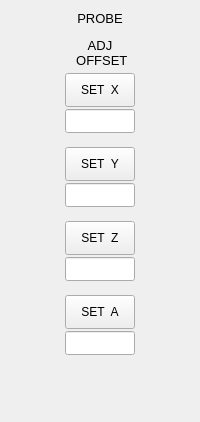
          <widget class="QWidget" name="widget_offsets" native="true">
           <property name="maximumSize">
            <size>
             <width>16777215</width>
             <height>16777215</height>
            </size>
           </property>
           <layout class="QHBoxLayout" name="horizontalLayout_28">
            <property name="spacing">
             <number>4</number>
            </property>
            <property name="leftMargin">
             <number>0</number>
            </property>
            <property name="topMargin">
             <number>4</number>
            </property>
            <property name="rightMargin">
             <number>0</number>
            </property>
            <property name="bottomMargin">
             <number>0</number>
            </property>
            <item>
             <widget class="QWidget" name="widget_adjust" native="true">
              <property name="maximumSize">
               <size>
                <width>16777215</width>
                <height>16777215</height>
               </size>
              </property>
              <layout class="QGridLayout" name="gridLayout_6">
               <property name="leftMargin">
                <number>0</number>
               </property>
               <property name="topMargin">
                <number>2</number>
               </property>
               <property name="rightMargin">
                <number>0</number>
               </property>
               <property name="bottomMargin">
                <number>0</number>
               </property>
               <property name="spacing">
                <number>2</number>
               </property>
               <item row="2" column="0">
                <widget class="QLabel" name="label_adjust">
                 <property name="minimumSize">
                  <size>
                   <width>0</width>
                   <height>37</height>
                  </size>
                 </property>
                 <property name="maximumSize">
                  <size>
                   <width>70</width>
                   <height>60</height>
                  </size>
                 </property>
                 <property name="font">
                  <font>
                   <pointsize>10</pointsize>
                   <weight>50</weight>
                   <bold>false</bold>
                  </font>
                 </property>
                 <property name="frameShape">
                  <enum>QFrame::NoFrame</enum>
                 </property>
                 <property name="frameShadow">
                  <enum>QFrame::Plain</enum>
                 </property>
                 <property name="text">
                  <string>ADJ
 OFFSET</string>
                 </property>
                 <property name="alignment">
                  <set>Qt::AlignCenter</set>
                 </property>
                 <property name="margin">
                  <number>4</number>
                 </property>
                </widget>
               </item>
               <item row="4" column="0">
                <widget class="QWidget" name="widget_y_offset" native="true">
                 <layout class="QVBoxLayout" name="verticalLayout_9">
                  <property name="spacing">
                   <number>2</number>
                  </property>
                  <property name="leftMargin">
                   <number>0</number>
                  </property>
                  <property name="topMargin">
                   <number>0</number>
                  </property>
                  <property name="rightMargin">
                   <number>0</number>
                  </property>
                  <property name="bottomMargin">
                   <number>12</number>
                  </property>
                  <item>
                   <widget class="PushButton" name="pbtn_set_y">
                    <property name="sizePolicy">
                     <sizepolicy hsizetype="Preferred" vsizetype="Preferred">
                      <horstretch>0</horstretch>
                      <verstretch>0</verstretch>
                     </sizepolicy>
                    </property>
                    <property name="minimumSize">
                     <size>
                      <width>70</width>
                      <height>34</height>
                     </size>
                    </property>
                    <property name="maximumSize">
                     <size>
                      <width>50</width>
                      <height>40</height>
                     </size>
                    </property>
                    <property name="toolTip">
                     <string>Set Y axis to offset value</string>
                    </property>
                    <property name="text">
                     <string>SET  Y</string>
                    </property>
                    <property name="checkable">
                     <bool>false</bool>
                    </property>
                    <property name="checked">
                     <bool>false</bool>
                    </property>
                    <property name="indicator_option" stdset="0">
                     <bool>false</bool>
                    </property>
                   </widget>
                  </item>
                  <item>
                   <widget class="QLineEdit" name="input_adj_y">
                    <property name="sizePolicy">
                     <sizepolicy hsizetype="Preferred" vsizetype="Preferred">
                      <horstretch>0</horstretch>
                      <verstretch>0</verstretch>
                     </sizepolicy>
                    </property>
                    <property name="minimumSize">
                     <size>
                      <width>70</width>
                      <height>24</height>
                     </size>
                    </property>
                    <property name="maximumSize">
                     <size>
                      <width>70</width>
                      <height>24</height>
                     </size>
                    </property>
                    <property name="font">
                     <font>
                      <pointsize>10</pointsize>
                     </font>
                    </property>
                    <property name="cursor">
                     <cursorShape>IBeamCursor</cursorShape>
                    </property>
                    <property name="text">
                     <string/>
                    </property>
                    <property name="maxLength">
                     <number>7</number>
                    </property>
                    <property name="frame">
                     <bool>true</bool>
                    </property>
                    <property name="alignment">
                     <set>Qt::AlignCenter</set>
                    </property>
                   </widget>
                  </item>
                 </layout>
                </widget>
               </item>
               <item row="3" column="0">
                <widget class="QWidget" name="widget_x_offset" native="true">
                 <layout class="QVBoxLayout" name="verticalLayout_5">
                  <property name="spacing">
                   <number>2</number>
                  </property>
                  <property name="leftMargin">
                   <number>0</number>
                  </property>
                  <property name="topMargin">
                   <number>0</number>
                  </property>
                  <property name="rightMargin">
                   <number>0</number>
                  </property>
                  <property name="bottomMargin">
                   <number>12</number>
                  </property>
                  <item>
                   <widget class="PushButton" name="pbtn_set_x">
                    <property name="sizePolicy">
                     <sizepolicy hsizetype="Preferred" vsizetype="Preferred">
                      <horstretch>0</horstretch>
                      <verstretch>0</verstretch>
                     </sizepolicy>
                    </property>
                    <property name="minimumSize">
                     <size>
                      <width>70</width>
                      <height>34</height>
                     </size>
                    </property>
                    <property name="maximumSize">
                     <size>
                      <width>50</width>
                      <height>40</height>
                     </size>
                    </property>
                    <property name="toolTip">
                     <string>Set X axis to offset value</string>
                    </property>
                    <property name="text">
                     <string>SET  X</string>
                    </property>
                    <property name="checkable">
                     <bool>false</bool>
                    </property>
                    <property name="checked">
                     <bool>false</bool>
                    </property>
                    <property name="indicator_option" stdset="0">
                     <bool>false</bool>
                    </property>
                   </widget>
                  </item>
                  <item>
                   <widget class="QLineEdit" name="input_adj_x">
                    <property name="sizePolicy">
                     <sizepolicy hsizetype="Preferred" vsizetype="Preferred">
                      <horstretch>0</horstretch>
                      <verstretch>0</verstretch>
                     </sizepolicy>
                    </property>
                    <property name="minimumSize">
                     <size>
                      <width>70</width>
                      <height>24</height>
                     </size>
                    </property>
                    <property name="maximumSize">
                     <size>
                      <width>70</width>
                      <height>24</height>
                     </size>
                    </property>
                    <property name="font">
                     <font>
                      <pointsize>10</pointsize>
                     </font>
                    </property>
                    <property name="cursor">
                     <cursorShape>IBeamCursor</cursorShape>
                    </property>
                    <property name="autoFillBackground">
                     <bool>false</bool>
                    </property>
                    <property name="text">
                     <string/>
                    </property>
                    <property name="maxLength">
                     <number>7</number>
                    </property>
                    <property name="frame">
                     <bool>true</bool>
                    </property>
                    <property name="cursorPosition">
                     <number>0</number>
                    </property>
                    <property name="alignment">
                     <set>Qt::AlignCenter</set>
                    </property>
                   </widget>
                  </item>
                 </layout>
                </widget>
               </item>
               <item row="7" column="0">
                <spacer name="verticalSpacer_2">
                 <property name="orientation">
                  <enum>Qt::Vertical</enum>
                 </property>
                 <property name="sizeType">
                  <enum>QSizePolicy::Expanding</enum>
                 </property>
                 <property name="sizeHint" stdset="0">
                  <size>
                   <width>20</width>
                   <height>55</height>
                  </size>
                 </property>
                </spacer>
               </item>
               <item row="5" column="0">
                <widget class="QWidget" name="widget_z_offset" native="true">
                 <layout class="QVBoxLayout" name="verticalLayout_11">
                  <property name="spacing">
                   <number>2</number>
                  </property>
                  <property name="leftMargin">
                   <number>0</number>
                  </property>
                  <property name="topMargin">
                   <number>0</number>
                  </property>
                  <property name="rightMargin">
                   <number>0</number>
                  </property>
                  <property name="bottomMargin">
                   <number>12</number>
                  </property>
                  <item>
                   <widget class="PushButton" name="pbtn_set_z">
                    <property name="sizePolicy">
                     <sizepolicy hsizetype="Preferred" vsizetype="Preferred">
                      <horstretch>0</horstretch>
                      <verstretch>0</verstretch>
                     </sizepolicy>
                    </property>
                    <property name="minimumSize">
                     <size>
                      <width>70</width>
                      <height>34</height>
                     </size>
                    </property>
                    <property name="maximumSize">
                     <size>
                      <width>50</width>
                      <height>40</height>
                     </size>
                    </property>
                    <property name="toolTip">
                     <string>Set Z axis to offset value</string>
                    </property>
                    <property name="text">
                     <string>SET  Z</string>
                    </property>
                    <property name="checkable">
                     <bool>false</bool>
                    </property>
                    <property name="checked">
                     <bool>false</bool>
                    </property>
                    <property name="indicator_option" stdset="0">
                     <bool>false</bool>
                    </property>
                   </widget>
                  </item>
                  <item>
                   <widget class="QLineEdit" name="input_adj_z">
                    <property name="sizePolicy">
                     <sizepolicy hsizetype="Preferred" vsizetype="Preferred">
                      <horstretch>0</horstretch>
                      <verstretch>0</verstretch>
                     </sizepolicy>
                    </property>
                    <property name="minimumSize">
                     <size>
                      <width>70</width>
                      <height>24</height>
                     </size>
                    </property>
                    <property name="maximumSize">
                     <size>
                      <width>70</width>
                      <height>24</height>
                     </size>
                    </property>
                    <property name="font">
                     <font>
                      <pointsize>10</pointsize>
                     </font>
                    </property>
                    <property name="cursor">
                     <cursorShape>IBeamCursor</cursorShape>
                    </property>
                    <property name="toolTip">
                     <string>Set Z axis to offset value</string>
                    </property>
                    <property name="text">
                     <string/>
                    </property>
                    <property name="maxLength">
                     <number>7</number>
                    </property>
                    <property name="frame">
                     <bool>true</bool>
                    </property>
                    <property name="alignment">
                     <set>Qt::AlignCenter</set>
                    </property>
                   </widget>
                  </item>
                 </layout>
                </widget>
               </item>
               <item row="6" column="0">
                <widget class="QWidget" name="widget_a_offset" native="true">
                 <property name="sizePolicy">
                  <sizepolicy hsizetype="Preferred" vsizetype="Preferred">
                   <horstretch>0</horstretch>
                   <verstretch>0</verstretch>
                  </sizepolicy>
                 </property>
                 <layout class="QVBoxLayout" name="verticalLayout_12">
                  <property name="spacing">
                   <number>2</number>
                  </property>
                  <property name="leftMargin">
                   <number>0</number>
                  </property>
                  <property name="topMargin">
                   <number>0</number>
                  </property>
                  <property name="rightMargin">
                   <number>0</number>
                  </property>
                  <property name="bottomMargin">
                   <number>12</number>
                  </property>
                  <item>
                   <widget class="PushButton" name="pbtn_set_z_2">
                    <property name="sizePolicy">
                     <sizepolicy hsizetype="Preferred" vsizetype="Preferred">
                      <horstretch>0</horstretch>
                      <verstretch>0</verstretch>
                     </sizepolicy>
                    </property>
                    <property name="minimumSize">
                     <size>
                      <width>70</width>
                      <height>34</height>
                     </size>
                    </property>
                    <property name="maximumSize">
                     <size>
                      <width>50</width>
                      <height>40</height>
                     </size>
                    </property>
                    <property name="toolTip">
                     <string>Set Z axis to offset value</string>
                    </property>
                    <property name="text">
                     <string>SET  A</string>
                    </property>
                    <property name="checkable">
                     <bool>false</bool>
                    </property>
                    <property name="checked">
                     <bool>false</bool>
                    </property>
                    <property name="indicator_option" stdset="0">
                     <bool>false</bool>
                    </property>
                   </widget>
                  </item>
                  <item>
                   <widget class="QLineEdit" name="input_adj_angle">
                    <property name="sizePolicy">
                     <sizepolicy hsizetype="Preferred" vsizetype="Preferred">
                      <horstretch>0</horstretch>
                      <verstretch>0</verstretch>
                     </sizepolicy>
                    </property>
                    <property name="minimumSize">
                     <size>
                      <width>70</width>
                      <height>24</height>
                     </size>
                    </property>
                    <property name="maximumSize">
                     <size>
                      <width>70</width>
                      <height>24</height>
                     </size>
                    </property>
                    <property name="font">
                     <font>
                      <pointsize>10</pointsize>
                     </font>
                    </property>
                    <property name="cursor">
                     <cursorShape>IBeamCursor</cursorShape>
                    </property>
                    <property name="toolTip">
                     <string>Set rotation to offset value</string>
                    </property>
                    <property name="text">
                     <string/>
                    </property>
                    <property name="maxLength">
                     <number>5</number>
                    </property>
                    <property name="frame">
                     <bool>true</bool>
                    </property>
                    <property name="alignment">
                     <set>Qt::AlignCenter</set>
                    </property>
                   </widget>
                  </item>
                 </layout>
                </widget>
               </item>
               <item row="1" column="0">
                <widget class="LED" name="led_probe_function_chk">
                 <property name="diameter">
                  <number>19</number>
                 </property>
                 <property name="color">
                  <color>
                   <red>0</red>
                   <green>255</green>
                   <blue>0</blue>
                  </color>
                 </property>
                </widget>
               </item>
               <item row="0" column="0">
                <widget class="QLabel" name="lab_probe">
                 <property name="minimumSize">
                  <size>
                   <width>0</width>
                   <height>24</height>
                  </size>
                 </property>
                 <property name="maximumSize">
                  <size>
                   <width>16777215</width>
                   <height>24</height>
                  </size>
                 </property>
                 <property name="font">
                  <font>
                   <pointsize>10</pointsize>
                   <weight>50</weight>
                   <bold>false</bold>
                  </font>
                 </property>
                 <property name="frameShape">
                  <enum>QFrame::NoFrame</enum>
                 </property>
                 <property name="frameShadow">
                  <enum>QFrame::Plain</enum>
                 </property>
                 <property name="text">
                  <string>PROBE</string>
                 </property>
                 <property name="alignment">
                  <set>Qt::AlignCenter</set>
                 </property>
                </widget>
               </item>
              </layout>
             </widget>
            </item>
           </layout>
          </widget>
